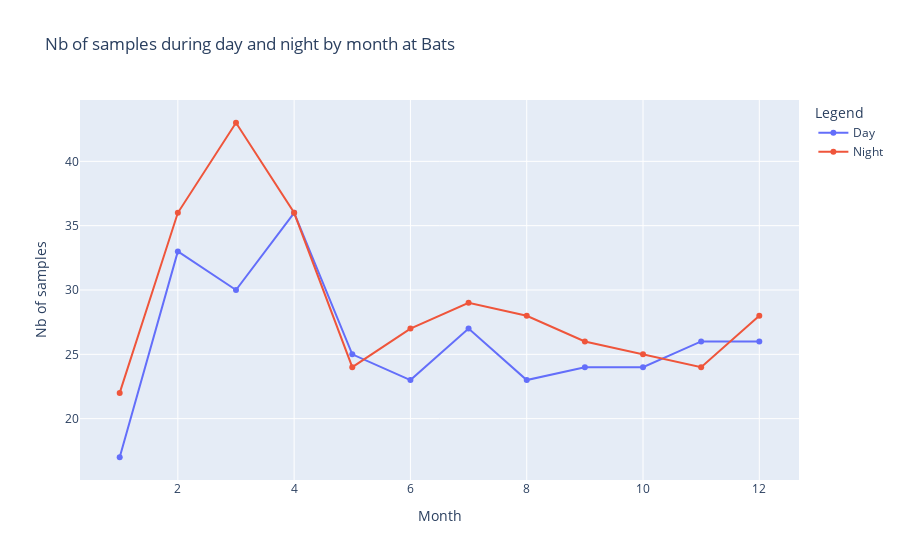

The notebook cell saved with this chart:
### Markdown cell above
## Number of samples

### Code cell
import plotly.graph_objects as go

day_counts = data.groupby("time.month").count().day[:, 0, 0, 0]
night_counts = data.groupby("time.month").count().night[:, 0, 0, 0]

fig = go.Figure()

fig.add_trace(go.Scatter(x=day_counts["month"], y=day_counts, mode="lines+markers", name="Day"))
fig.add_trace(go.Scatter(x=night_counts["month"], y=night_counts, mode="lines+markers", name="Night"))

fig.update_layout(
    title=f"Nb of samples during day and night by month at {station}",
    xaxis_title="Month",
    yaxis_title="Nb of samples",
    legend_title="Legend",
    xaxis=dict(showgrid=True),
    yaxis=dict(showgrid=True),
)

fig.show()

### Figure 1 — Plotly figure (JSON) as saved in the notebook; plotly's stock layout.template omitted (floating-point values rounded to 4 significant figures)
{"data": [{"mode": "lines+markers", "name": "Day", "type": "scatter", "x": [1, 2, 3, 4, 5, 6, 7, 8, 9, 10, 11, 12], "y": [17, 33, 30, 36, 25, 23, 27, 23, 24, 24, 26, 26]}, {"mode": "lines+markers", "name": "Night", "type": "scatter", "x": [1, 2, 3, 4, 5, 6, 7, 8, 9, 10, 11, 12], "y": [22, 36, 43, 36, 24, 27, 29, 28, 26, 25, 24, 28]}], "layout": {"legend": {"title": {"text": "Legend"}}, "title": {"text": "Nb of samples during day and night by month at Bats"}, "xaxis": {"showgrid": true, "title": {"text": "Month"}}, "yaxis": {"showgrid": true, "title": {"text": "Nb of samples"}}}}
